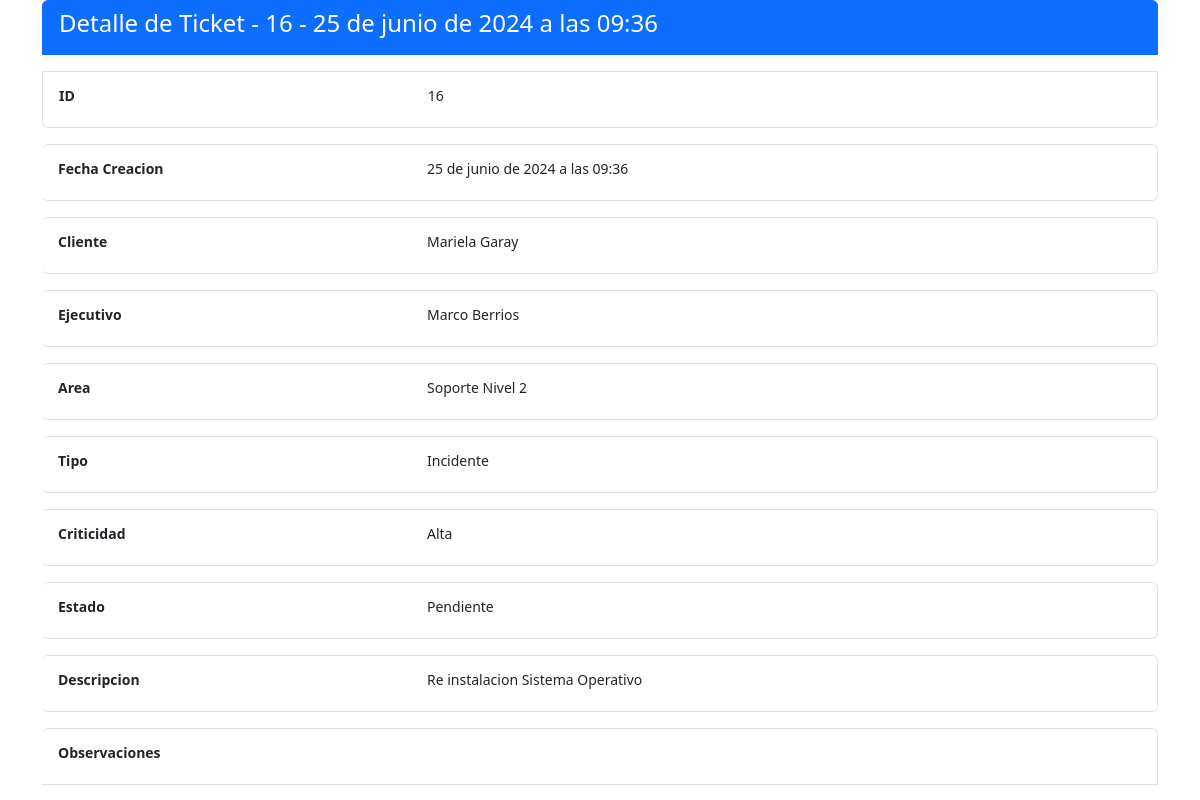
The app's page /home/16/detalle_ticket (signed in), older data.
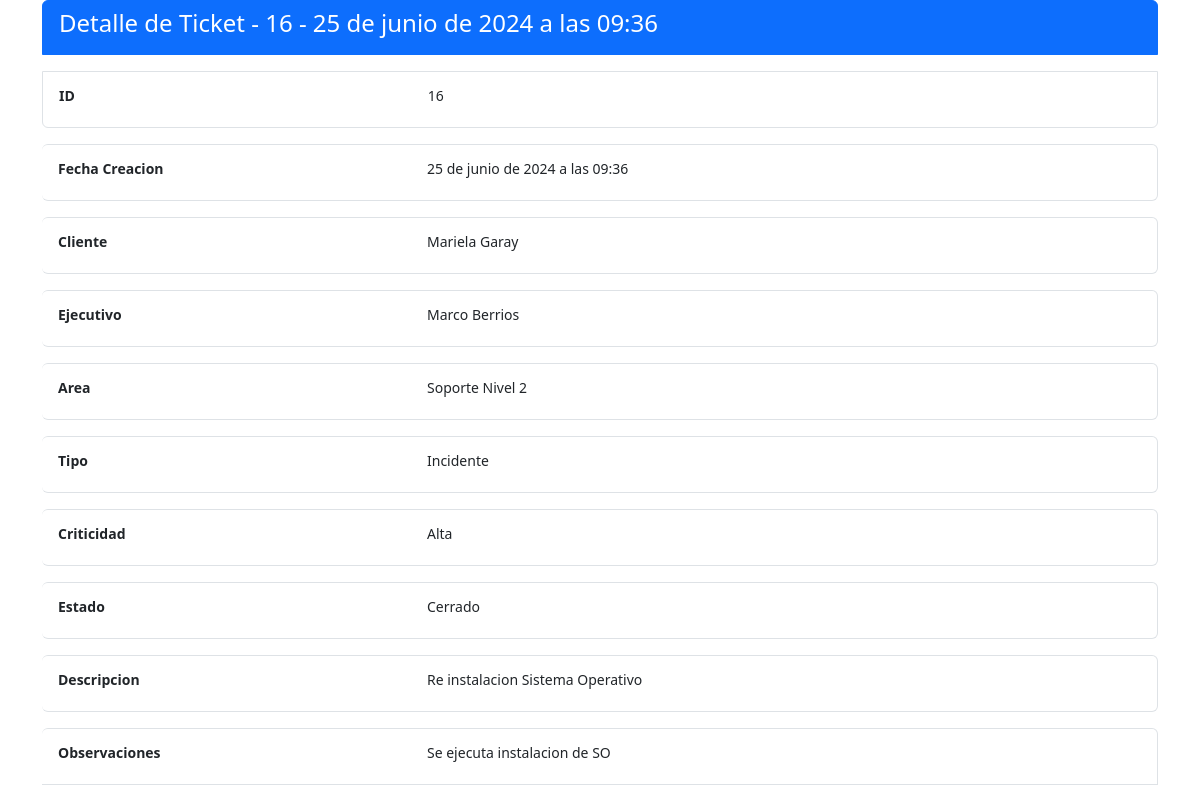
The same page, newer data.
### core/models.py (models this page shows, shortened)
class Ticket(models.Model):
    fecha_creacion = models.DateTimeField(auto_now_add=True)
    cliente = models.ForeignKey("Profile", on_delete=models.CASCADE, related_name='tickets_creados')
    ejecutivo = models.ForeignKey("Profile", on_delete=models.CASCADE, related_name='tickets_asignados')
    area = models.ForeignKey("Area", on_delete=models.CASCADE, verbose_name="Area", default = 'Ejecutivo Telefonico')
    tipo = models.ForeignKey("Tipo", on_delete=models.CASCADE, verbose_name="Tipo",default='Solicitud')
    criticidad = models.ForeignKey("Criticidad", on_delete=models.CASCADE, verbose_name="Criticidad",default='Media')
    estado = models.ForeignKey("Estado", on_delete=models.CASCADE, verbose_name="Estado", default=1)
    descripcion = models.TextField()
    observaciones = models.TextField(blank=True)
    user = models.ForeignKey(User,on_delete=models.CASCADE, verbose_name='Usuario', null=True)

class Estado(models.Model):
    estado_ticket = models.CharField(max_length=55, blank=False)
    def __str__(self):
        return self.estado_ticket

class Profile(models.Model):
    user = models.OneToOneField(User, on_delete=models.CASCADE)
    nombre = models.CharField(max_length=255, blank=True, null=True)
    apellido = models.CharField(max_length=255, null=True, blank=True)
    email = models.EmailField(unique=True, blank=True)
    group = models.ForeignKey(Group, on_delete=models.CASCADE, verbose_name='Rol', default=2, null=True)
    is_active = models.BooleanField(default=True, null=True)
    location = models.CharField(max_length=30, blank=True, null=True)

class Area(models.Model):
    nombre_area = models.CharField(max_length=255, blank=False)
    def __str__(self):
        return self.nombre_area

class Tipo(models.Model):
    tipo_ticket = models.CharField(max_length=50, blank=False)
    def __str__(self):
        return self.tipo_ticket

class Criticidad(models.Model):
    nombre_criticidad = models.CharField(max_length=255, blank=False)
    def __str__(self):
        return self.nombre_criticidad

### core/views.py (the view)
# urls.py: path('<int:id>/detalle_ticket', vista_detalle_ticket, name='detalle_ticket'),
@login_required
def vista_detalle_ticket(request, id):
    ticket = get_object_or_404(Ticket, id=id)
    return render(request, 'core/tickets/detalle_ticket.html', {'ticket': ticket})

### core/templates/core/tickets/detalle_ticket.html (shortened to what the changed rows need)
<!DOCTYPE html>
<html lang="es">
<head>
    <link href="https://cdn.jsdelivr.net/npm/bootstrap@5.3.3/dist/css/bootstrap.min.css" rel="stylesheet">
</head>
<body>
<div class="container-sm">
    <ul class="list-group list-group ">
        <li class="list-group-item list-group-flush active alert"><h4>Detalle de Ticket - {{ ticket.id }} - {{ ticket.fecha_creacion }}</h4></li>
        <list-group class="list-group-horizontal-sm">
            <li class="list-group-item alert">
                <div class="mb-2 row">
                    <label
                        for="ID"
                        class="col-4 col-form-label-sm"><strong>ID</strong></label>
                    <label
                    for="ID"
                    class="col-8 col-form-label-sm">{{ ticket.id }}</label>
                </div>
            </li>
            <li class="list-group-item alert">
                <div class="mb-2 row">
                    <label
                        for="fecha_creacion"
                        class="col-4 col-form-label-sm"><strong>Fecha Creacion</strong></label>
                    <label
                    for="ID"
                    class="col-8 col-form-label-sm">{{ ticket.fecha_creacion }}</label>
                </div>
            </li>
            <li class="list-group-item alert">
                <div class="mb-2 row">
                    <label
                    for="rol"
                    class="col-4 col-form-label-sm"
                    ><strong>Cliente</strong></label>
                <label
                for="cliente"
                class="col-8 col-form-label-sm">{{ ticket.cliente.nombre }} {{ ticket.cliente.apellido }}</label>
                </div>
            </li>
            <li class="list-group-item alert">
                <div class="mb-2 row">
                    <label
                    for="rol"
                    class="col-4 col-form-label-sm"
                    ><strong>Ejecutivo</strong></label>
                <label
                for="ejecutivo"
                class="col-8 col-form-label-sm">{{ ticket.ejecutivo.nombre }} {{ ticket.ejecutivo.apellido }}</label>
                </div>
            </li>
            <li class="list-group-item alert">
                <div class="mb-2 row">
                    <label
                    for="rol"
                    class="col-4 col-form-label-sm"
                    ><strong>Area</strong></label>
                <label
                    for="area"
                    class="col-8 col-form-label-sm">{{ ticket.area }}</label>
                </div>
            </li>
            <li class="list-group-item alert">
                <div class="mb-2 row">
                    <label
                    for="rol"
                    class="col-4 col-form-label-sm"
                    ><strong>Tipo</strong></label>
                <label
                    for="tipo"
                    class="col-8 col-form-label-sm">{{ ticket.tipo }}</label>
                </div>
            </li>
            <li class="list-group-item alert">
                <div class="mb-2 row">
                    <label
                    for="rol"
                    class="col-4 col-form-label-sm"
                    ><strong>Criticidad</strong></label>
                <label
                    for="criticidad"
                    class="col-8 col-form-label-sm">{{ ticket.criticidad }}</label>
                </div>
            </li>
            <li class="list-group-item alert">
                <div class="mb-2 row">
                    <label
                    for="rol"
                    class="col-4 col-form-label-sm"
                    ><strong>Estado</strong></label>
                <label
                    for="estado"
                    class="col-8 col-form-label-sm">{{ ticket.estado }}</label>
                </div>
            </li>
            <li class="list-group-item alert">
                <div class="mb-2 row">
                    <label
                    for="rol"
                    class="col-4 col-form-label-sm"
                    ><strong>Descripcion</strong></label>
                <label
                    for="descripcion"
                    class="col-8 col-form-label-sm">{{ ticket.descripcion }}</label>
                </div>
            </li>
            <li class="list-group-item alert">
                <div class="mb-2 row">
                    <label
                    for="rol"
                    class="col-4 col-form-label-sm"
                    ><strong>Observaciones</strong></label>
                <label
                    for="observaciones"
                    class="col-8 col-form-label-sm">{{ ticket.observaciones }}</label>
                </div>
            </li>
        </list-group>
    </ul>
</div>
</body>
</html>

Row changes from the older to the newer data that the page shows:
changed Ticket "Re instalacion Sistema Operativo": estado "Pendiente" → "Cerrado"; observaciones (not shown) → "Se ejecuta instalacion de SO"
